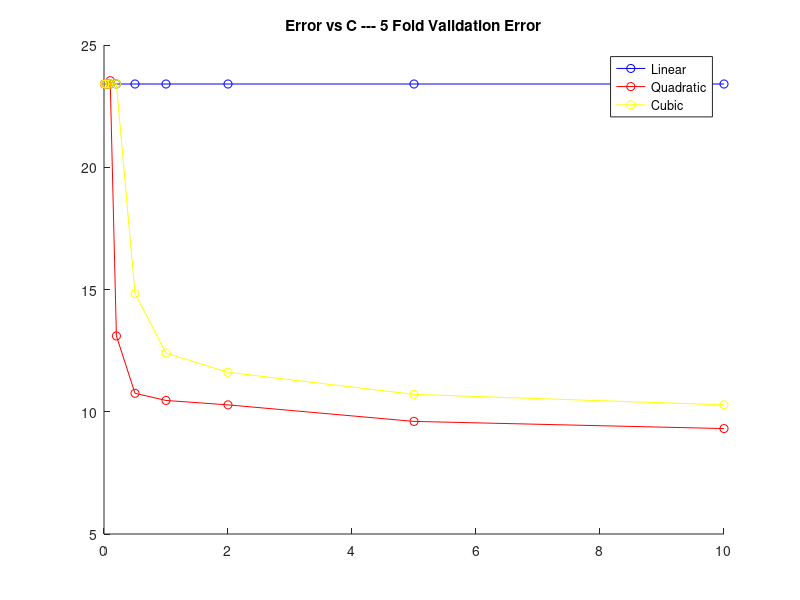
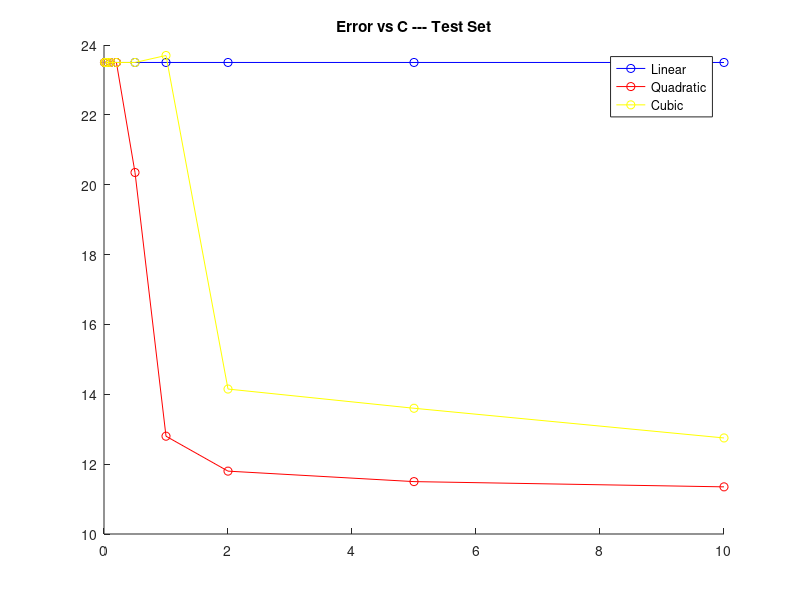
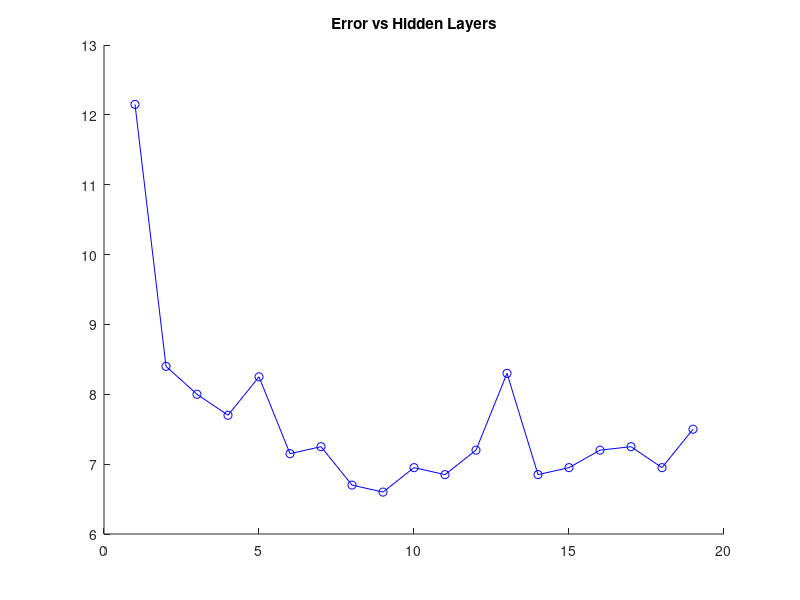

Write MATLAB code to recreate these figures, in order.
clear;
plot1 = csvread('./output_cross_validation.csv');

xaxis = plot1(1,1:10);
line1 = plot1(2,1:10);
line2 = plot1(3,1:10);
line3 = plot1(4,1:10);

figure1 = figure(1);
hold on;
plot(xaxis,line1,'-ob');
plot(xaxis,line2,'-or');
plot(xaxis,line3,'-oy');

title(sprintf('Error vs C --- 5 Fold Validation Error'));
legend('Linear','Quadratic','Cubic');
saveas(figure1,'5_Fold_Validation_Error','png');

clear;

plot2 = csvread('./output_test.csv');
xaxis = plot2(1,1:10);
line1 = plot2(2,1:10);
line2 = plot2(3,1:10);
line3 = plot2(4,1:10);

figure1 = figure(2);
hold on;
plot(xaxis,line1,'-ob');
plot(xaxis,line2,'-or');
plot(xaxis,line3,'-oy');

title(sprintf('Error vs C --- Test Set'));
legend('Linear','Quadratic','Cubic');
saveas(figure1,'Error_on_test_data','png');

clear;

plot3 = csvread('./output_neuralnet.csv');
xaxis = plot3(1,1:19);
line1 = plot3(2,1:19);
figure1 = figure(3);
hold on;
plot(xaxis,line1,'-ob');

title(sprintf('Error vs Hidden Layers'));
saveas(figure1,'Neural_Network_plot','png');

clear;

    